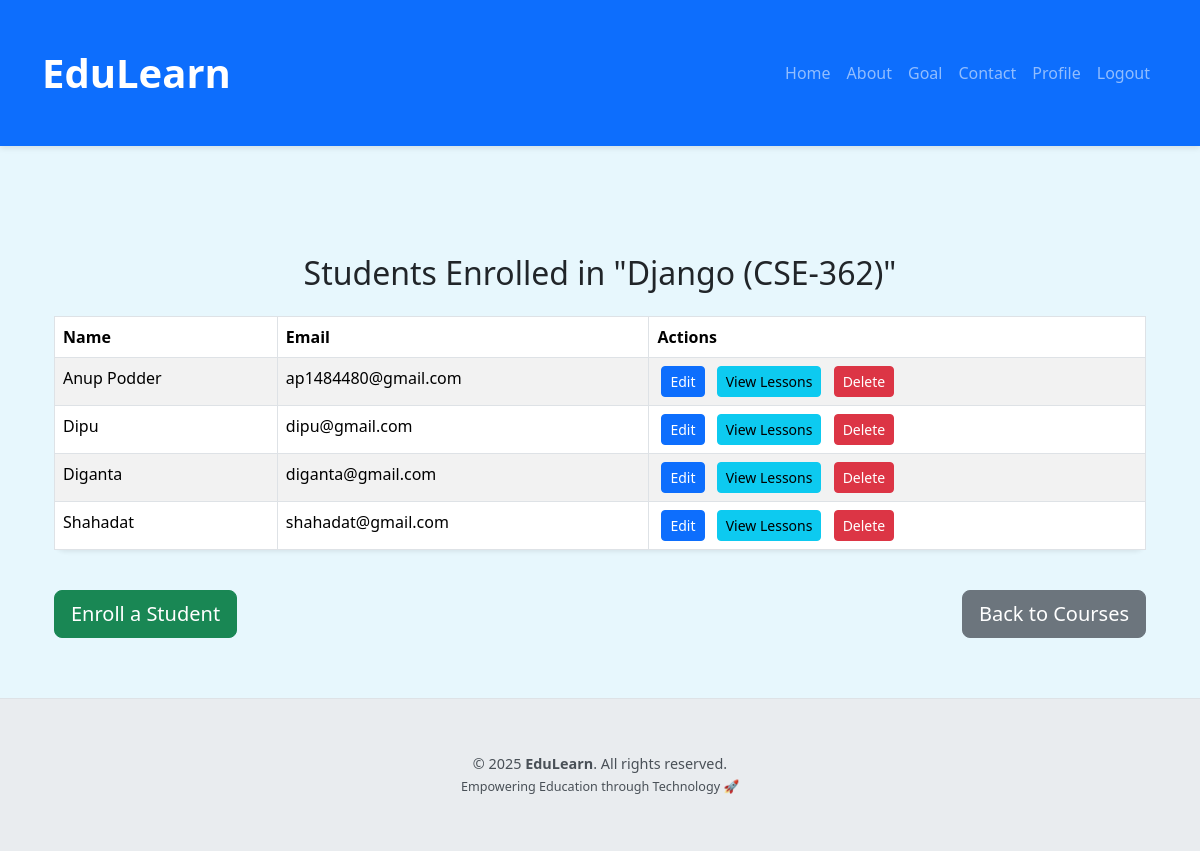
The app's page /1/students/ (signed in) with its own data.
### courses/models.py (models this page shows, shortened)
class Course(models.Model):
    title = models.CharField(max_length=200)
    description = models.TextField()
    duration = models.IntegerField(help_text='Duration in hours')
    thumbnail = models.ImageField(upload_to='course_thumbnail/',storage=MediaCloudinaryStorage(),null = True, blank= True)
    created_at = models.DateTimeField(auto_now_add = True)

class Student(models.Model):
    name = models.CharField(max_length=200)
    email = models.EmailField(unique=True)
    enrolled_courses = models.ManyToManyField(Course, related_name='students')
    completed_lessons = models.ManyToManyField(Lesson, related_name='completed_by',
blank=True)

### courses/views.py (the view)
# urls.py: path('<int:course_id>/students/', student_list, name='student_list'),
@login_required
def student_list(request, course_id):
    course = get_object_or_404(Course, id=course_id)
    students = Student.objects.filter(enrolled_courses=course)  # Fetch students enrolled in this course
    return render(request, 'courses/student_list.html', {'course': course, 'students': students})

### Templates/courses/student_list.html (shortened to what this page needs)
{% extends "courses/base.html" %}
{% block content %}
<div class="container mt-5">
  <h2 class="text-center mb-4">Students Enrolled in "{{ course.title }}"</h2>
  {% if students %}
    <div class="table-responsive">
      <table class="table table-striped table-hover table-bordered shadow-sm">
        <thead class="thead-dark">
          <tr>
            <th>Name</th>
            <th>Email</th>
            <th>Actions</th>
          </tr>
        </thead>
        <tbody>
          {% for student in students %}
          <tr>
            <td>{{ student.name }}</td>
            <td>{{ student.email }}</td>
            <td>
                <a href="{% url 'edit_student' course.id student.id %}" class="btn btn-sm btn-primary mx-1">Edit</a>
                <a href="{% url 'student_lesson_progress' course.id student.id %}" class="btn btn-sm btn-info mx-1">View Lessons</a>
                <form method="POST" action="{% url 'delete_student' course.id student.id %}" class="d-inline">
                    <button type="submit" class="btn btn-sm btn-danger mx-1" onclick="return confirm('Are you sure you want to delete this student?');">Delete</button>
                </form>
            </td>
          </tr>
          {% endfor %}
        </tbody>
      </table>
    </div>
  {% else %}
    <div class="alert alert-info text-center">No students enrolled in this course.</div>
  {% endif %}
  <div class="mt-4 d-flex justify-content-between">
    <a href="{% url 'enroll_student' course.id %}" class="btn btn-success btn-lg">Enroll a Student</a>
    <a href="{% url 'course_list' %}" class="btn btn-secondary btn-lg">Back to Courses</a>
  </div>
</div>
{% endblock %}

### Templates/courses/base.html (style rules this page uses)
body { background-color: #e7f7fd; font-family: "Segoe UI", Tahoma, Geneva, Verdana, sans-serif; }
.container { padding-top: 30px; padding-bottom: 30px; }
.card, .table { box-shadow: 0 4px 20px rgba(0, 0, 0, 0.05); border-radius: 12px; }

### records on screen
Course: title "Django (CSE-362)"
Student: name "Anup Podder", email "ap1484480@gmail.com"
Student: name "Dipu", email "dipu@gmail.com"
Student: name "Diganta", email "diganta@gmail.com"
Student: name "Shahadat", email "shahadat@gmail.com"
